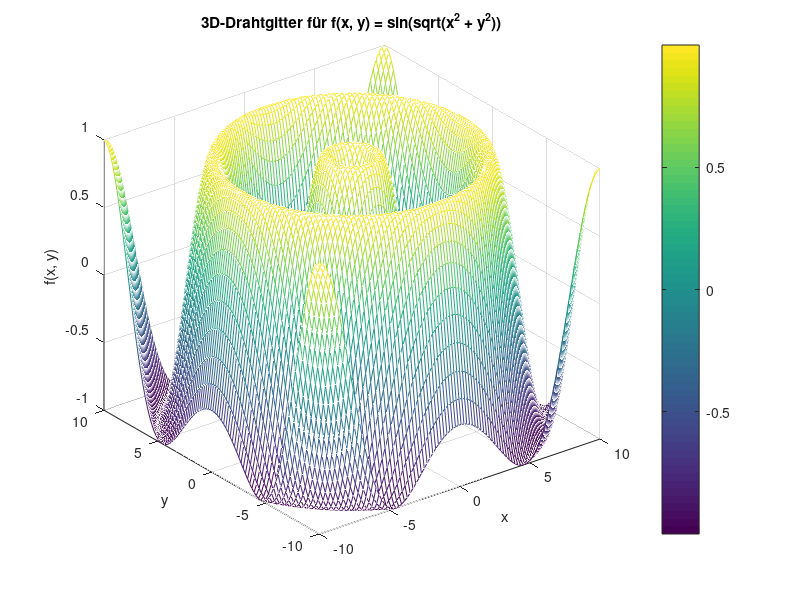

MATLAB code to generate this figure:
% Definieren der Funktion
f = @(x, y) sin(sqrt(x.^2 + y.^2));

% Bereich der x- und y-Werte
x = linspace(-10, 10, 100);
y = linspace(-10, 10, 100);
[X, Y] = meshgrid(x, y);
Z = f(X, Y);

% Erstellen eines 3D-Drahtgitterdiagramms
figure;
mesh(X, Y, Z);
xlabel('x');
ylabel('y');
zlabel('f(x, y)');
title('3D-Drahtgitter für f(x, y) = sin(sqrt(x^2 + y^2))');
colorbar;
pause;
